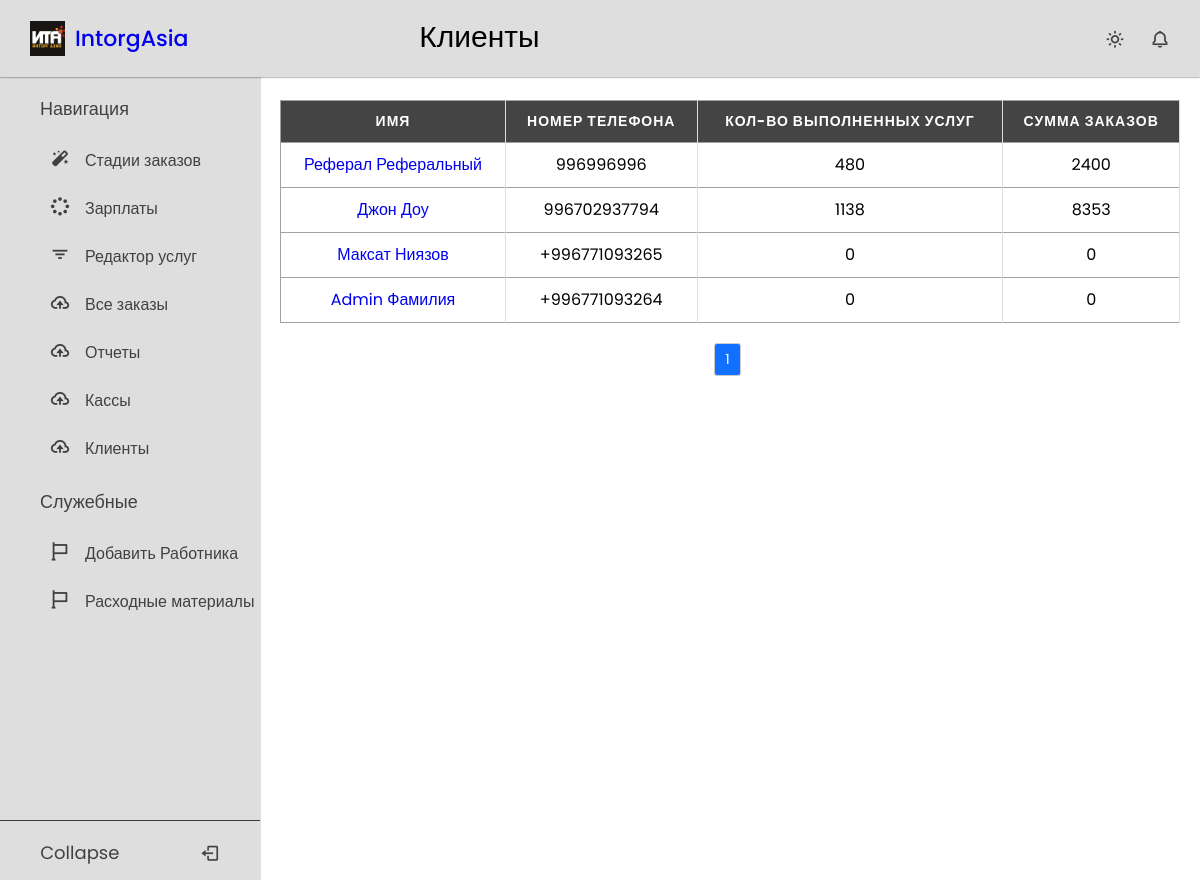
Before: /clients/ with the older database file.
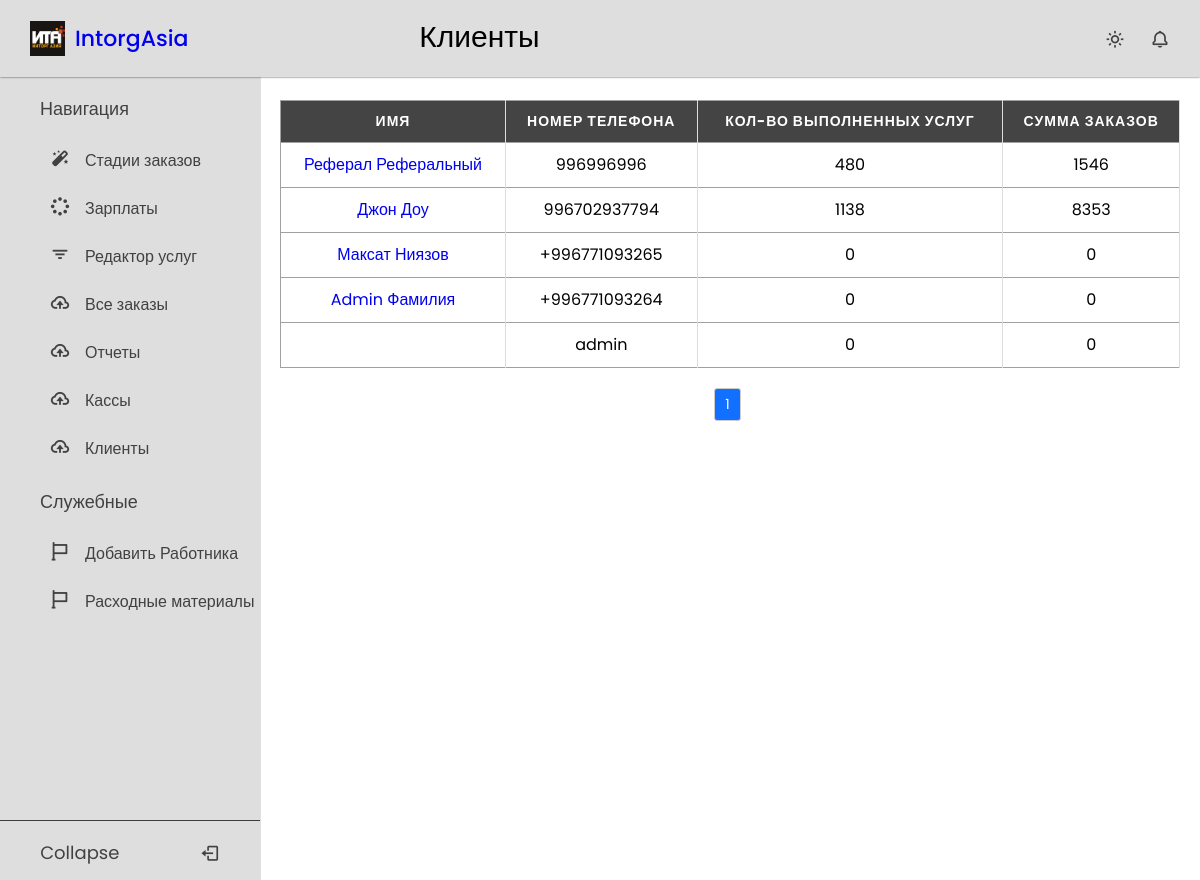
After: the same page with the newer database file.
### users/models.py (models this page shows, shortened)
class User(AbstractBaseUser, PermissionsMixin):
    disabled = models.BooleanField(default=False)
    username = models.CharField(max_length=100, blank=True, null=True, unique=True, help_text='Номер телефона')
    first_name = models.CharField(max_length=254)
    last_name = models.CharField(max_length=254)
    is_staff = models.BooleanField(default=False)
    is_superuser = models.BooleanField(default=False)
    is_active = models.BooleanField(default=True)
    last_login = models.DateTimeField(null=True, blank=True)
    date_joined = models.DateTimeField(null=True, auto_now=True)
    joined_date = models.DateTimeField(default=timezone.now)
    user_type = models.CharField(max_length=20, choices=UserType.choices, default=UserType.CLIENT)
    discount = models.ForeignKey(DiscountType, on_delete=models.PROTECT, blank=True, null=True)
    money = models.IntegerField(default=0)
    services_count = models.IntegerField(default=0)
    referral = models.ForeignKey('self', on_delete=models.SET_NULL, blank=True, null=True)
    class Meta:
        ordering = ('disabled',)
    USERNAME_FIELD = 'username'
    REQUIRED_FIELDS = []
    objects = UserManager()

### crm_app/views.py (the view)
# urls.py: path('clients/', ClientListView.as_view(), name='client_list'),
class ClientListView(ListView):
    model = CustomUser
    template_name = 'crmapp/client_list.html'
    paginate_by = 20
    def get_queryset(self):
        return CustomUser.objects.filter(user_type='client')

### templates/crmapp/client_list.html
{% extends 'base.html' %}
{% load static %}
{% block css %}
    <link rel="stylesheet" href="{% static 'css/tables.css' %}">
{% endblock %}
{% block page_title %}
Клиенты
{% endblock %}
{% block content %}
<table>
  <thead>
    <tr>
      <th>Имя</th>
      <th>Номер телефона</th>
      <th>Кол-во выполненных услуг</th>
      <th>Сумма заказов</th>
    </tr>
  </thead>
  <tbody>
    {% for client in object_list %}
      <tr>
        <td><a href="{% url 'client_detail' client.id %}">{{ client.first_name }} {{ client.last_name }}</a></td>
        <td>{{ client.username }}</td>
        <td>{{ client.services_count }}</td>
        <td>{{ client.money }}</td>
      </tr>
    {% endfor %}
  </tbody>
</table>
{% include 'includes/paginate.html' %}
{% endblock %}

Changed rows visible on the page:
changed User "Реферал": money "2400" → "1546"
added User: username "admin", services_count "0", money "0"
